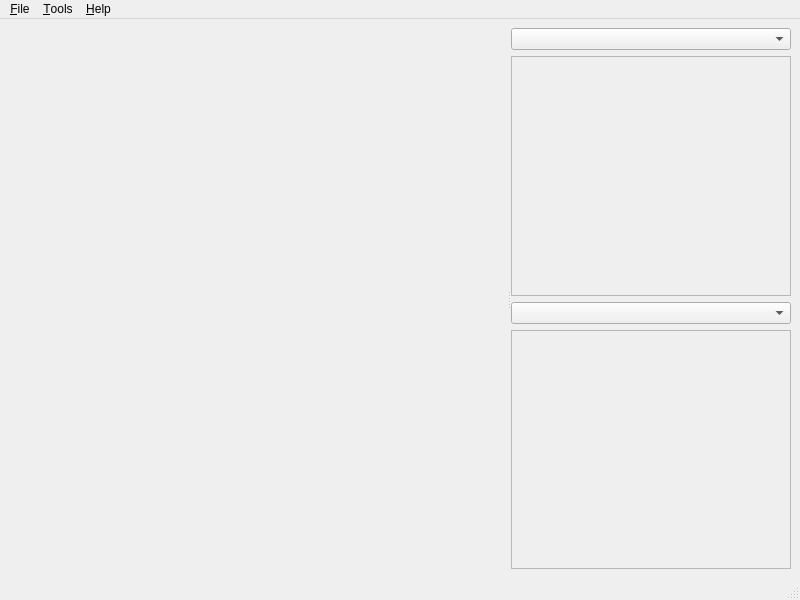
<?xml version="1.0" encoding="UTF-8"?>
<ui version="4.0">
 <class>MainWindow</class>
 <widget class="QMainWindow" name="MainWindow">
  <property name="geometry">
   <rect>
    <x>0</x>
    <y>0</y>
    <width>800</width>
    <height>600</height>
   </rect>
  </property>
  <property name="sizePolicy">
   <sizepolicy hsizetype="Expanding" vsizetype="Expanding">
    <horstretch>0</horstretch>
    <verstretch>0</verstretch>
   </sizepolicy>
  </property>
  <property name="windowTitle">
   <string>vIST/e</string>
  </property>
  <widget class="QWidget" name="centralwidget">
   <property name="sizePolicy">
    <sizepolicy hsizetype="MinimumExpanding" vsizetype="Maximum">
     <horstretch>0</horstretch>
     <verstretch>0</verstretch>
    </sizepolicy>
   </property>
   <layout class="QHBoxLayout" name="horizontalLayout">
    <item>
     <widget class="QSplitter" name="splitter">
      <property name="orientation">
       <enum>Qt::Horizontal</enum>
      </property>
      <widget class="QVTKWidget" name="vtkWidget" native="true">
       <property name="sizePolicy">
        <sizepolicy hsizetype="MinimumExpanding" vsizetype="Preferred">
         <horstretch>1</horstretch>
         <verstretch>0</verstretch>
        </sizepolicy>
       </property>
      </widget>
      <widget class="QWidget" name="layoutWidget">
       <layout class="QVBoxLayout" name="verticalLayout">
        <item>
         <widget class="QComboBox" name="pluginChooserTop">
          <property name="sizePolicy">
           <sizepolicy hsizetype="MinimumExpanding" vsizetype="Fixed">
            <horstretch>0</horstretch>
            <verstretch>0</verstretch>
           </sizepolicy>
          </property>
          <property name="minimumSize">
           <size>
            <width>280</width>
            <height>0</height>
           </size>
          </property>
         </widget>
        </item>
        <item>
         <widget class="QFrame" name="pluginFrameTop">
          <property name="sizePolicy">
           <sizepolicy hsizetype="MinimumExpanding" vsizetype="Preferred">
            <horstretch>0</horstretch>
            <verstretch>0</verstretch>
           </sizepolicy>
          </property>
          <property name="minimumSize">
           <size>
            <width>280</width>
            <height>0</height>
           </size>
          </property>
          <property name="frameShape">
           <enum>QFrame::StyledPanel</enum>
          </property>
          <property name="frameShadow">
           <enum>QFrame::Raised</enum>
          </property>
         </widget>
        </item>
        <item>
         <widget class="QComboBox" name="pluginChooserBot">
          <property name="sizePolicy">
           <sizepolicy hsizetype="MinimumExpanding" vsizetype="Fixed">
            <horstretch>0</horstretch>
            <verstretch>0</verstretch>
           </sizepolicy>
          </property>
          <property name="minimumSize">
           <size>
            <width>280</width>
            <height>0</height>
           </size>
          </property>
         </widget>
        </item>
        <item>
         <widget class="QFrame" name="pluginFrameBot">
          <property name="sizePolicy">
           <sizepolicy hsizetype="MinimumExpanding" vsizetype="Preferred">
            <horstretch>0</horstretch>
            <verstretch>0</verstretch>
           </sizepolicy>
          </property>
          <property name="minimumSize">
           <size>
            <width>280</width>
            <height>0</height>
           </size>
          </property>
          <property name="frameShape">
           <enum>QFrame::StyledPanel</enum>
          </property>
          <property name="frameShadow">
           <enum>QFrame::Raised</enum>
          </property>
         </widget>
        </item>
       </layout>
      </widget>
     </widget>
    </item>
   </layout>
  </widget>
  <widget class="QMenuBar" name="menubar">
   <property name="geometry">
    <rect>
     <x>0</x>
     <y>0</y>
     <width>800</width>
     <height>22</height>
    </rect>
   </property>
   <widget class="QMenu" name="fileMenu">
    <property name="title">
     <string>&amp;File</string>
    </property>
    <addaction name="actionOpenData"/>
    <addaction name="actionListData"/>
    <addaction name="actionSaveData"/>
    <addaction name="separator"/>
    <addaction name="actionProfileManager"/>
    <addaction name="actionSet_Default_Profile"/>
    <addaction name="separator"/>
    <addaction name="actionQuit"/>
   </widget>
   <widget class="QMenu" name="toolsMenu">
    <property name="title">
     <string>&amp;Tools</string>
    </property>
    <addaction name="actionScreenshot"/>
    <addaction name="actionScripting"/>
    <addaction name="separator"/>
    <addaction name="actionListPlugins"/>
    <addaction name="actionSettings"/>
   </widget>
   <widget class="QMenu" name="helpMenu">
    <property name="title">
     <string>&amp;Help</string>
    </property>
    <addaction name="actionHelp"/>
    <addaction name="separator"/>
    <addaction name="actionAbout"/>
   </widget>
   <addaction name="fileMenu"/>
   <addaction name="toolsMenu"/>
   <addaction name="helpMenu"/>
  </widget>
  <widget class="QStatusBar" name="statusbar"/>
  <action name="actionOpenData">
   <property name="text">
    <string>&amp;Open data</string>
   </property>
   <property name="shortcut">
    <string>Ctrl+O</string>
   </property>
  </action>
  <action name="actionE_xit">
   <property name="text">
    <string>&amp;Quit</string>
   </property>
  </action>
  <action name="actionQuit">
   <property name="text">
    <string>&amp;Quit</string>
   </property>
   <property name="shortcut">
    <string>Ctrl+Q</string>
   </property>
  </action>
  <action name="actionLoadPlugin">
   <property name="text">
    <string>L&amp;oad plugin</string>
   </property>
  </action>
  <action name="actionListData">
   <property name="text">
    <string>List data</string>
   </property>
   <property name="shortcut">
    <string>Ctrl+D</string>
   </property>
  </action>
   <action name="actionSaveData">
     <property name="text">
       <string>Save data</string>
     </property>
     <property name="shortcut">
       <string>Ctrl+S</string>
     </property>
   </action>
  <action name="actionListPlugins">
   <property name="text">
    <string>P&amp;lugins</string>
   </property>
   <property name="shortcut">
    <string>Ctrl+L</string>
   </property>
  </action>
  <action name="actionBla">
   <property name="text">
    <string>bla</string>
   </property>
  </action>
  <action name="actionLayoutLarge3D">
   <property name="text">
    <string>&amp;Large 3D</string>
   </property>
  </action>
  <action name="actionLayoutTile">
   <property name="text">
    <string>&amp;Tile</string>
   </property>
  </action>
  <action name="actionLayout3DOnly">
   <property name="text">
    <string>3D &amp;only</string>
   </property>
  </action>
  <action name="actionBackground">
   <property name="enabled">
    <bool>true</bool>
   </property>
   <property name="text">
    <string>&amp;Background Color...</string>
   </property>
   <property name="shortcut">
    <string>Ctrl+B</string>
   </property>
  </action>
  <action name="actionScreenshot">
   <property name="enabled">
    <bool>true</bool>
   </property>
   <property name="text">
    <string>&amp;Screenshot</string>
   </property>
   <property name="shortcut">
    <string>F12</string>
   </property>
  </action>
  <action name="actionHelp">
   <property name="enabled">
    <bool>false</bool>
   </property>
   <property name="text">
    <string>&amp;Help</string>
   </property>
   <property name="shortcut">
    <string>Ctrl+?</string>
   </property>
  </action>
  <action name="actionAbout">
   <property name="enabled">
    <bool>true</bool>
   </property>
   <property name="text">
    <string>&amp;About</string>
   </property>
  </action>
  <action name="actionScripting">
   <property name="enabled">
    <bool>false</bool>
   </property>
   <property name="text">
    <string>S&amp;cript commandline</string>
   </property>
  </action>
  <action name="actionPlugin_widgets">
   <property name="text">
    <string>Plugin &amp;widgets</string>
   </property>
  </action>
  <action name="action_Fullscreen">
   <property name="checkable">
    <bool>true</bool>
   </property>
   <property name="text">
    <string>&amp;Fullscreen</string>
   </property>
   <property name="shortcut">
    <string>F11</string>
   </property>
  </action>
  <action name="actionWriteProfile">
   <property name="text">
    <string>Write profile</string>
   </property>
  </action>
  <action name="actionSetDefaultFolder">
   <property name="text">
    <string>Set default folder</string>
   </property>
  </action>
  <action name="actionBackground_Color">
   <property name="text">
    <string>Background Color...</string>
   </property>
  </action>
  <action name="actionGradient_Background">
   <property name="checkable">
    <bool>true</bool>
   </property>
   <property name="text">
    <string>Gradient Background</string>
   </property>
  </action>
  <action name="actionProfileManager">
   <property name="text">
    <string>Profile Manager</string>
   </property>
  </action>
  <action name="actionSet_Default_Profile">
   <property name="text">
    <string>Set Default Profile</string>
   </property>
  </action>
  <action name="actionSettings">
   <property name="text">
    <string>Settings...</string>
   </property>
  </action>
 </widget>
 <customwidgets>
  <customwidget>
   <class>QVTKWidget</class>
   <extends>QWidget</extends>
   <header>QVTKWidget.h</header>
   <container>1</container>
  </customwidget>
 </customwidgets>
 <resources/>
 <connections/>
</ui>
